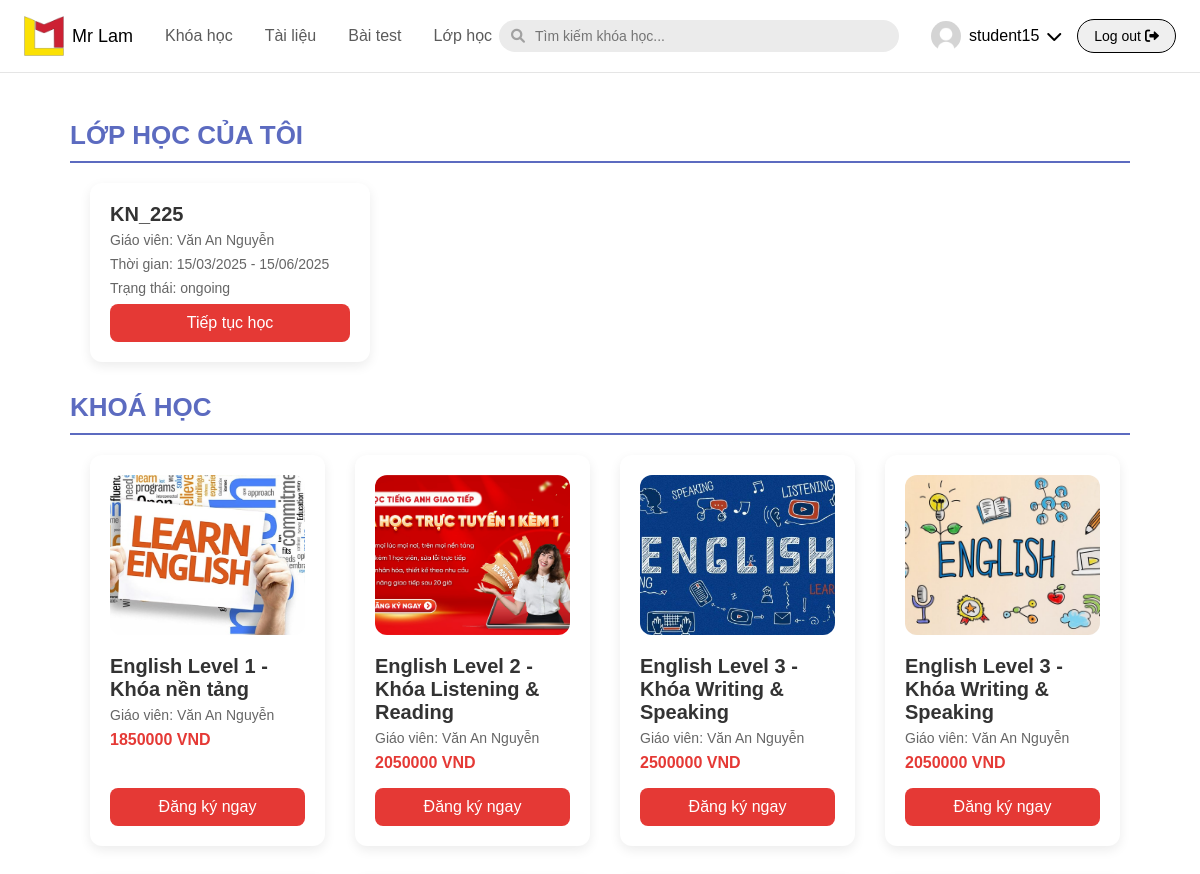
Before: /course_user/courses/ (signed in, upper part) with the older database file.
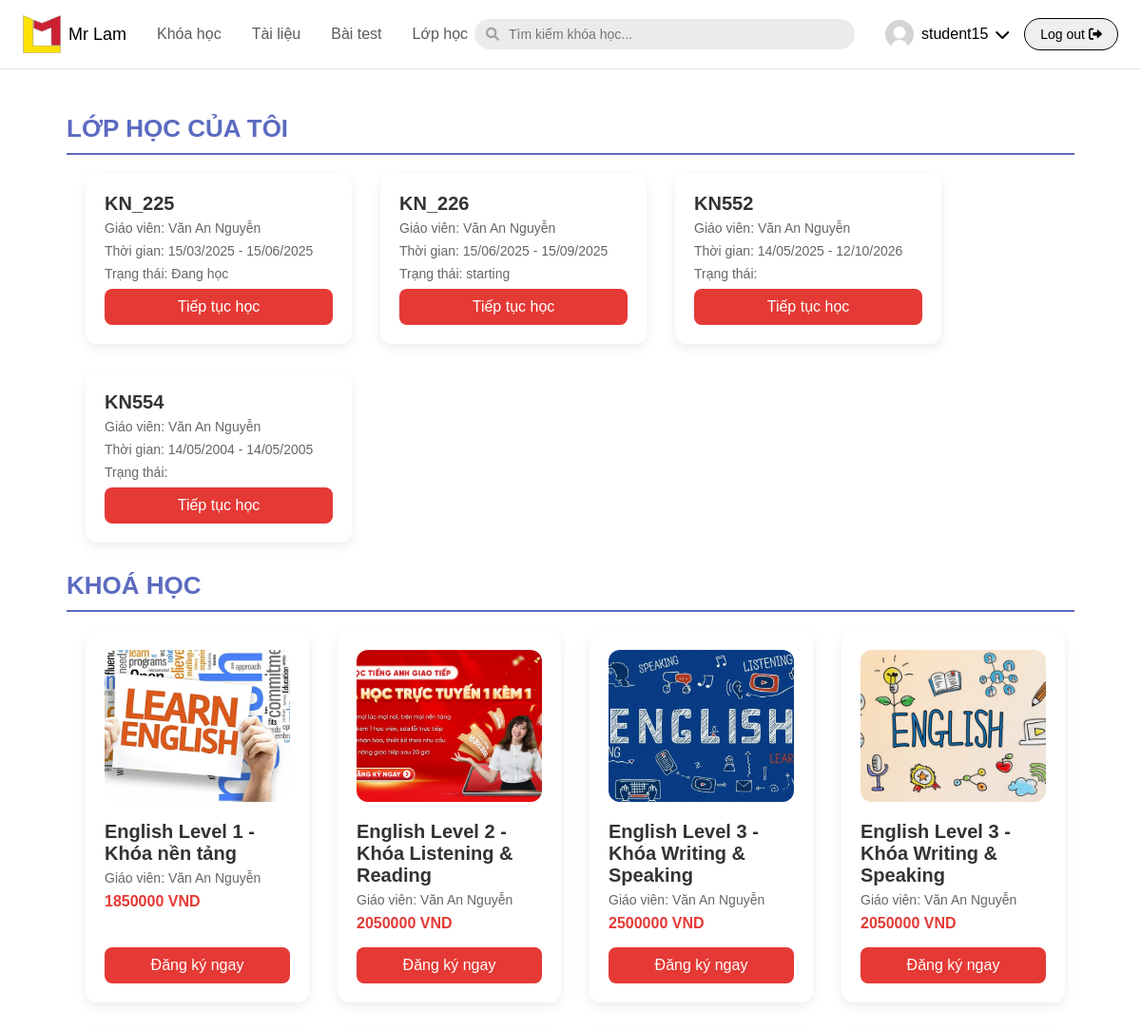
After: the same page with the newer database file.
### english/models.py (models this page shows, shortened)
class CLASS(models.Model):
    STATUS_CHOICES = [
        ('ongoing', 'Đang học'),
        ('starting', 'Đang bắt đầu'),
        ('finished', 'Đã kết thúc'),
    ]
    class_id = models.AutoField(primary_key=True)
    class_name = models.CharField(max_length=50)
    course = models.ForeignKey(COURSE, on_delete=models.CASCADE)
    begin_time = models.DateField()
    end_time = models.DateField()
    status = models.CharField(max_length=20, choices=STATUS_CHOICES)
    timetable = models.CharField(max_length=1000,null=True,blank=True)
    class Meta:
        db_table = 'CLASS'

class COURSE(models.Model):
    course_id = models.AutoField(primary_key=True)
    course_name = models.CharField(max_length=100)
    description = models.TextField(null=True, blank=True)
    price = models.IntegerField(null=True, blank=True)
    des_teacher = models.CharField(max_length=100, null=True, blank=True)
    teacher_name = models.CharField(max_length=100, null=True, blank=True)
    image = models.ImageField(upload_to="media/course",null=True, blank=True)
    class Meta:
        db_table = 'COURSE'

### course_user/views.py (the view)
# urls.py: path('courses/', views.course, name='course'),
def course(request):
    courses = COURSE.objects.all()
    if request.user.is_authenticated:
        user_classes = USER_CLASS.objects.filter(user=request.user).values_list('classes', flat=True)
        classes = CLASS.objects.filter(class_id__in=user_classes)
    else:
        classes = []
    context = {
        'courses': courses,
        'classes': classes,
    }
    return render(request, 'courses.html', context)

### course_user/templates/courses.html (shortened to what this page needs)
{% extends 'base.html' %}
{% load static %}
{% block content %}
<div class="courses-container">
    {% if user.is_authenticated and classes %}
        <h2 class="section-title">LỚP HỌC CỦA TÔI</h2>
        <div class="my-classes-wrapper">
            {% for myclass in classes %}
                <div class="my-class-card">
                    <h3 class="course-title">{{ myclass.class_name }}</h3>
                    <p class="course-teacher">Giáo viên: {{ myclass.course.teacher_name }}</p>
                    <p class="course-teacher">
                        Thời gian: {{ myclass.begin_time|date:"d/m/Y" }} - {{ myclass.end_time|date:"d/m/Y" }}
                    </p>
                    <p class="course-teacher">Trạng thái: {{ myclass.status }}</p>
                    <a href="{% url 'student_homework' myclass.class_id %}" class="register-btn">Tiếp tục học</a>
                </div>
            {% endfor %}
        </div>
    {% endif %}
    <h2 class="section-title">KHOÁ HỌC</h2>
    <div class="courses-wrapper">
        {% for course in courses %}
            <div class="course-card" data-href="{% url 'course_detail' course.course_id %}" onclick="goToDetail(this)">
                {% if course.image %}
                    <img src="{{ course.image.url }}" alt="{{ course.course_name }}" class="course-image">
                {% else %}
                    <img src="{% static 'images/course.png' %}" alt="{{ course.course_name }}" class="course-image">
                {% endif %}
                <h3 class="course-title">{{ course.course_name }}</h3>
                <p class="course-teacher">Giáo viên: {{ course.teacher_name }}</p>
                <p class="course-price">{{ course.price }} VND</p>
                <a href="{% url 'start_payment' course.course_id %}" class="register-btn">Đăng ký ngay</a>
            </div>
        {% endfor %}
    </div>
</div>
{% endblock %}

Changed rows visible on the page:
changed CLASS "KN_225": status "ongoing" → "Đang học"
now on this page (row unchanged): CLASS: class_name "KN_226", course.teacher_name "Văn An Nguyễn", begin_time "15/06/2025", end_time "15/09/2025", status "starting"
added CLASS: class_name "KN552", course.teacher_name "Văn An Nguyễn", begin_time "14/05/2025", end_time "12/10/2026"
added CLASS: class_name "KN554", course.teacher_name "Văn An Nguyễn", begin_time "14/05/2004", end_time "14/05/2005"
